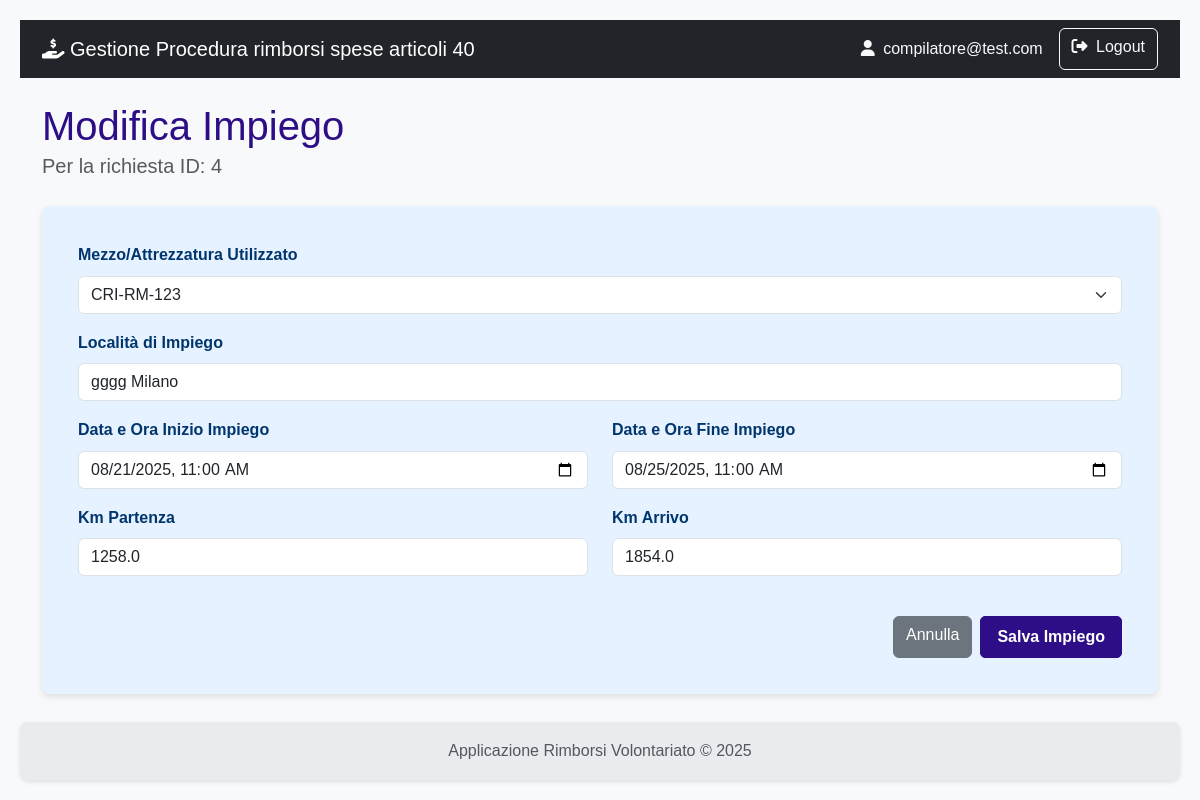
/richiesta/4/impieghi/5/modifica (signed in), run on the app's committed database.
### rimborsi/models.py (models this page shows, shortened)
class User(db.Model, UserMixin):
    id = db.Column(db.Integer, primary_key=True)
    username = db.Column(db.String(80), nullable=False)
    email = db.Column(db.String(120), nullable=False)
    password_hash = db.Column(db.String(120), nullable=False)
    role = db.Column(db.String(20), nullable=False)
    organizzazioni = db.relationship('Organizzazione', secondary=associazione_utente_organizzazione, back_populates='utenti_compilatori')
    __table_args__ = (
        db.UniqueConstraint('username', name='uq_user_username'),
        db.UniqueConstraint('email', name='uq_user_email'),
    )

class Richiesta(db.Model):
    id = db.Column(db.Integer, primary_key=True)
    stato = db.Column(db.String(1), default='A', nullable=False)
    esito = db.Column(db.String(1))
    attivita_svolta = db.Column(db.Text)
    data_inizio_attivita = db.Column(db.Date)
    data_fine_attivita = db.Column(db.Date)
    numero_volontari_coinvolti = db.Column(db.Integer)
    data_creazione = db.Column(db.DateTime, default=datetime.utcnow)
    data_invio = db.Column(db.DateTime)
    protocollo_invio = db.Column(db.String(50), nullable=True)
    note_istruttoria = db.Column(db.Text, nullable=True)
    data_fine_istruttoria = db.Column(db.DateTime)
    protocollo_istruttoria = db.Column(db.String(50), nullable=True)
    evento_id = db.Column(db.Integer, db.ForeignKey('evento.id'), nullable=False)
    organizzazione_id = db.Column(db.Integer, db.ForeignKey('organizzazione.id'), nullable=False)
    impieghi = db.relationship('ImpiegoMezzoAttrezzatura', backref='richiesta', lazy=True, cascade="all, delete-orphan")
    spese = db.relationship('Spesa', backref='richiesta', lazy=True, cascade="all, delete-orphan")
    __table_args__ = (
        db.UniqueConstraint('protocollo_invio', name='uq_richiesta_protocollo_invio'),
        db.UniqueConstraint('protocollo_istruttoria', name='uq_richiesta_protocollo_istruttoria'),
    )

class ImpiegoMezzoAttrezzatura(db.Model):
    id = db.Column(db.Integer, primary_key=True)
    localita_impiego = db.Column(db.String(200))
    data_ora_inizio_impiego = db.Column(db.DateTime)
    data_ora_fine_impiego = db.Column(db.DateTime)
    km_partenza = db.Column(db.Float)
    km_arrivo = db.Column(db.Float)
    richiesta_id = db.Column(db.Integer, db.ForeignKey('richiesta.id'), nullable=False)
    mezzo_attrezzatura_id = db.Column(db.Integer, db.ForeignKey('mezzo_attrezzatura.id'), nullable=False)
    spese = db.relationship('Spesa', backref='impiego', lazy='dynamic')

### rimborsi/richiesta/routes.py (the view, shortened to what this page needs)
@richiesta_bp.route('/<int:richiesta_id>/impieghi/<int:impiego_id>/modifica', methods=['GET', 'POST'])
@login_required
def modifica_impiego(richiesta_id, impiego_id):
    impiego = ImpiegoMezzoAttrezzatura.query.get_or_404(impiego_id)
    richiesta = Richiesta.query.get_or_404(richiesta_id)
    form = ImpiegoMezzoForm(obj=impiego, organizzazione_id=richiesta.organizzazione_id)
    return render_template('richiesta/crea_modifica_impiego.html',
                           form=form,
                           richiesta=richiesta,
                           titolo="Modifica Impiego",
                           impiego=impiego) # Passiamo anche l'impiego al template

### rimborsi/richiesta/forms.py
class ImpiegoMezzoForm(FlaskForm):
    mezzo_attrezzatura = QuerySelectField('Mezzo/Attrezzatura Utilizzato',
                                          get_label='targa_inventario',
                                          allow_blank=False,
                                          validators=[DataRequired("È obbligatorio selezionare un mezzo.")])
    localita_impiego = StringField('Località di Impiego', validators=[Optional(), Length(max=200)])
    data_ora_inizio_impiego = DateTimeField('Data e Ora Inizio Impiego', format='%Y-%m-%dT%H:%M', validators=[DataRequired()])
    data_ora_fine_impiego = DateTimeField('Data e Ora Fine Impiego', format='%Y-%m-%dT%H:%M', validators=[DataRequired()])
    km_partenza = FloatField('Km Partenza', validators=[Optional()])
    km_arrivo = FloatField('Km Arrivo', validators=[Optional()])
    submit = SubmitField('Salva Impiego')
    def __init__(self, organizzazione_id, *args, **kwargs):
        super(ImpiegoMezzoForm, self).__init__(*args, **kwargs)
        self.mezzo_attrezzatura.query = MezzoAttrezzatura.query.filter_by(
            organizzazione_id=organizzazione_id
        ).order_by(MezzoAttrezzatura.targa_inventario)

### rimborsi/templates/richiesta/crea_modifica_impiego.html (shortened to what this page needs)
{% extends 'base.html' %}
{% block content %}
    <div class="mb-4">
        <h1 class="mb-0">{{ titolo }}</h1>
        <p class="lead text-muted">Per la richiesta ID: {{ richiesta.id }}</p>
    </div>
    <div class="card shadow-sm">
        <div class="card-body">
            <form method="POST" action="" novalidate>
                <div class="mb-3">
                    {{ form.mezzo_attrezzatura.label(class="form-label fw-bold") }}
                    {{ form.mezzo_attrezzatura(class="form-select" + (" is-invalid" if form.mezzo_attrezzatura.errors else "")) }}
                </div>
                <div class="mb-3">
                    {{ form.localita_impiego.label(class="form-label fw-bold") }}
                    {{ form.localita_impiego(class="form-control" + (" is-invalid" if form.localita_impiego.errors else "")) }}
                </div>
                <div class="row">
                    <div class="col-md-6 mb-3">
                        {{ form.data_ora_inizio_impiego.label(class="form-label fw-bold") }}
                        {{ form.data_ora_inizio_impiego(class="form-control" + (" is-invalid" if form.data_ora_inizio_impiego.errors else ""), type="datetime-local") }}
                    </div>
                    <div class="col-md-6 mb-3">
                        {{ form.data_ora_fine_impiego.label(class="form-label fw-bold") }}
                        {{ form.data_ora_fine_impiego(class="form-control" + (" is-invalid" if form.data_ora_fine_impiego.errors else ""), type="datetime-local") }}
                    </div>
                </div>
                <div class="row">
                    <div class="col-md-6 mb-3">
                        {{ form.km_partenza.label(class="form-label fw-bold") }}
                        {{ form.km_partenza(class="form-control" + (" is-invalid" if form.km_partenza.errors else "")) }}
                    </div>
                    <div class="col-md-6 mb-3">
                        {{ form.km_arrivo.label(class="form-label fw-bold") }}
                        {{ form.km_arrivo(class="form-control" + (" is-invalid" if form.km_arrivo.errors else "")) }}
                    </div>
                </div>
                <div class="d-flex justify-content-end mt-4">
                    <a href="{{ url_for('richiesta.dettaglio_richiesta', richiesta_id=richiesta.id) }}" class="btn btn-secondary me-2">Annulla</a>
                    {{ form.submit(class="btn btn-primary") }}
                </div>
            </form>
        </div>
    </div>
{% endblock %}

### rimborsi/templates/base.html (shortened to what this page needs)
<!doctype html>
<html lang="it" class="h-100">
<head>
    <link href="https://cdn.jsdelivr.net/npm/bootstrap@5.3.3/dist/css/bootstrap.min.css" rel="stylesheet" xintegrity="sha384-QWTKZyjpPEjISv5WaRU9OFeRpok6YctnYmDr5pNlyT2bRjXh0JMhjY6hW+ALEwIH">
    <link rel="stylesheet" href="https://cdnjs.cloudflare.com/ajax/libs/font-awesome/6.5.2/css/all.min.css" xintegrity="sha512-SnH5WK+bZxgPHs44uWIX+LLJAJ9/2PkPKZ5QiAj6Ta86w+fsb2TkcmfRyVX3pBnMFcV7oQPJkl9QevSCWr3W6A==" />
    <link rel="stylesheet" href="{{ url_for('static', filename='css/styles.css') }}">
</head>
<body>
    <nav class="navbar navbar-expand-lg navbar-dark bg-dark">
        <div class="container">
            <a class="navbar-brand" href="{{ url_for('auth.index') }}">
                <i class="fas fa-hand-holding-dollar"></i>
                Gestione Procedura rimborsi spese articoli 40
            </a>
            <div class="collapse navbar-collapse" id="navbarNav">
                <div class="d-flex ms-auto">
                    {% if current_user.is_authenticated %}
                        <span class="navbar-text me-3 text-light">
                            <i class="fas fa-user me-1"></i> {{ current_user.email }}
                        </span>
                        <a href="{{ url_for('auth.logout') }}" class="btn btn-outline-light">
                            <i class="fas fa-sign-out-alt me-1"></i> Logout
                        </a>
                    {% else %}
                        <a href="{{ url_for('auth.registrati') }}" class="btn btn-outline-light me-2">Registrati</a>
                        <a href="{{ url_for('auth.login') }}" class="btn btn-outline-light">Login</a>
                    {% endif %}
                </div>
            </div>
        </div>
    </nav>
    <main class="container my-4">
        {% block content %}{% endblock %}
    </main>
    <footer class="footer mt-auto py-3">
        <div class="container text-center">
            <span class="text-muted">Applicazione Rimborsi Volontariato &copy; 2025</span>
        </div>
    </footer>
</body>
</html>

### rimborsi/static/css/styles.css (style rules this page uses)
:root { --color-primary: #2e0e86; --color-primary-hover: #142fca; --color-text-light: #ffffff; --color-card-bg: #e6f2ff; --color-card-text: #00366d; --color-bg: #f4f4f4; --color-text-dark: #333; --color-link: #0055a4; --border-radius: 8px; --box-shadow: 0 2px 4px rgba(0, 0, 0, 0.1); --box-shadow-card: 0 3px 6px rgba(0, 0, 0, 0.1); --transition-standard: all 0.3s ease; }
body { font-family: Arial, sans-serif; background-color: var(--color-bg); color: var(--color-text-dark); margin: 0; padding: 20px; line-height: 1.6; }
h1, h2, h3, h4, h5, h6 { color: var(--color-primary); margin-top: 0; }
a { color: var(--color-link); text-decoration: none; }
.btn-primary { background-color: var(--color-primary) !important; border-color: var(--color-primary) !important; color: var(--color-text-light) !important; font-weight: bold !important; text-decoration: none !important; display: inline-flex !important; align-items: center !important; justify-content: center !important; padding: 0.5rem 1rem !important; border-radius: 5px !important; transition: var(--transition-standard) !important; cursor: pointer; }
.card { flex: 1; background-color: var(--color-card-bg); color: var(--color-card-text); border-radius: var(--border-radius); padding: 20px; box-shadow: var(--box-shadow-card); transition: transform 0.2s ease-in-out; border: none; }
.shadow-sm { box-shadow: var(--box-shadow-card) !important; }
.text-center { text-align: center; }
.footer { display: flex; justify-content: left; gap: 20px; background-color: var(--color-primary); padding: 15px 20px; border-radius: var(--border-radius); margin-top: 20px; box-shadow: var(--box-shadow); }

### rimborsi/templates/base.html (style rules this page uses)
body { display: flex; flex-direction: column; min-height: 100vh; background-color: #f8f9fa; }
main { flex: 1; }
.footer { background-color: #e9ecef; }

### data on the page
User: email "compilatore@test.com"
Richiesta: id "4"
ImpiegoMezzoAttrezzatura: mezzo_attrezzatura "CRI-RM-123", localita_impiego "gggg Milano", data_ora_inizio_impiego "08/21/2025 11:00", data_ora_fine_impiego "08/25/2025 11:00", km_partenza "1258.0", km_arrivo "1854.0"

### other printed values
{{ titolo }} "Modifica Impiego"
